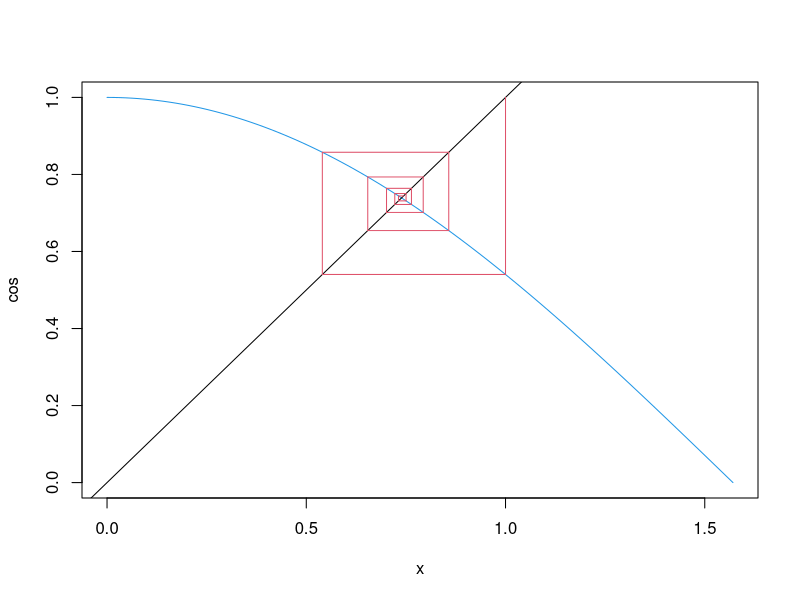

Generate this figure with R:
plot(cos,0,pi/2,col=4)
abline(a=0,b=1)
x0<-1
y0<-x0
for(i in 1:10){
  y1<-cos(x0)
  segments(x0,y0,x0,y1,col=2)
  x1<-y1
  segments(x0,y1,x1,y1,col=2)
  x0<-x1
  y0<-y1
}